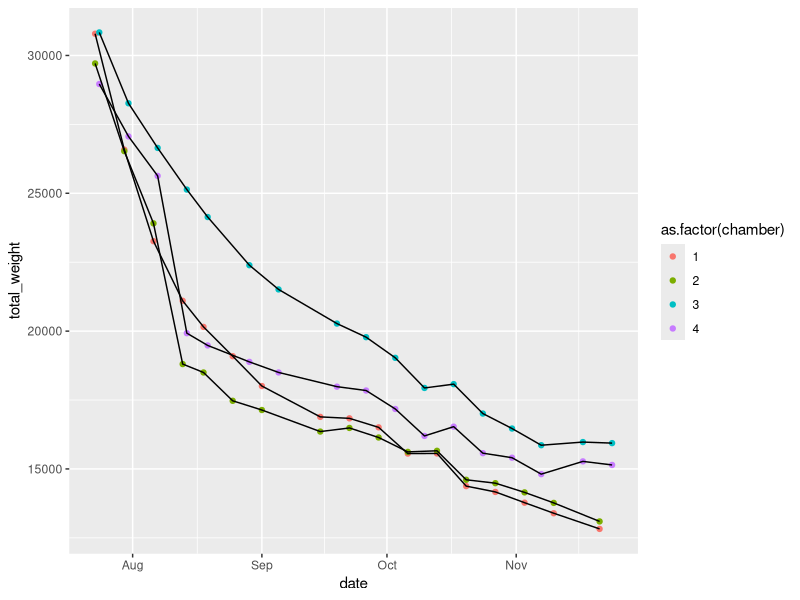
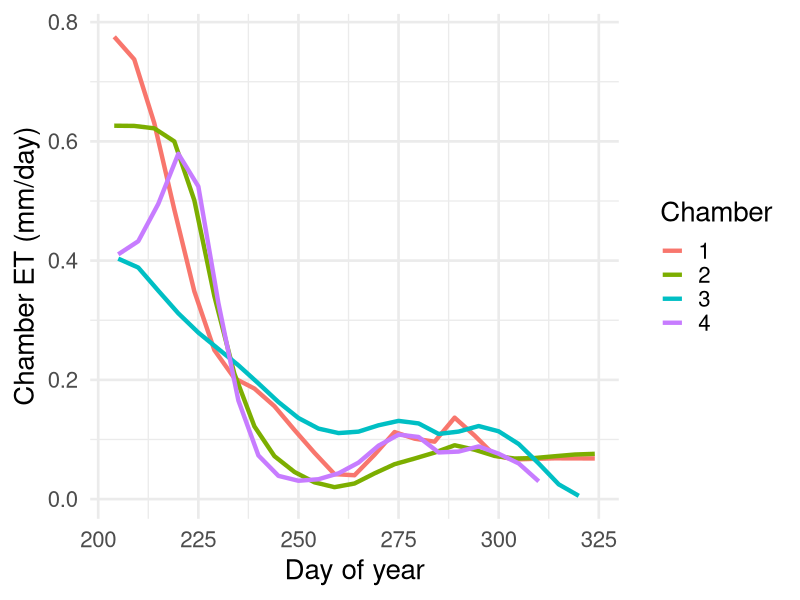

Write R code to recreate these figures, in order.
library(tidyverse)

morph <- read_csv("data/Experiment/Processed/Weight_Diam_Color.csv") %>% 
  mutate(date = date(date)) %>% 
  select(TreeID, date, spp, id, water, weight) %>% 
  mutate(chamber = case_when(spp %in% c("PIPO", "PSME") & id <= 30 ~ 1, 
                             spp %in% c("PIPO", "PSME") & id > 30 ~ 2, 
                             spp %in% c("PIFL", "PIEN") & id <= 30 ~ 3, 
                             spp %in% c("PIFL", "PIEN") & id > 30 ~ 4)) %>% 
  mutate(chamber = as.factor(chamber))

# remove watered plants from calculation???

morph_sums <- morph %>% 
  group_by(chamber, date) %>% 
  summarise(total_weight = sum(weight)) %>%
  filter(month(date) %in% seq(6, 11, 1))

ggplot(morph_sums, aes(x = date, y = total_weight))+
  geom_point(aes(color = as.factor(chamber)))+
  geom_line(aes(group = chamber))

# 10/60 (1/6) of the plants in each chamber were watered
# 5/6 of the area was accounted for by "unwatered" plants

# fit splines to remaining data:

chambers <- unique(morph_sums$chamber)
full_df <- data.frame(matrix(ncol = 0, nrow = 0))

for(i in 1:length(chambers)){
  cham <- chambers[i] # select the chamber to fit a curve for
  
  weight_cham <- morph_sums %>%  # filter the data to be only for that chamber
    filter(chamber == cham) %>% 
    arrange(date) %>% 
    mutate(day = yday(date)) %>% 
    dplyr::select(total_weight, day) %>% 
    filter(!is.na(total_weight), !is.na(day))
  
  smoother <- smooth.spline(x = weight_cham$day,
                            y = weight_cham$total_weight) # create a smooth spline for that data
  
  predict_d1 <- data.frame(et = predict(smoother, deriv = 1,
                                x = seq(from = min(weight_cham$day), 
                                to = max(weight_cham$day), 
                                by = 5))$y,
                          day = predict(smoother, deriv = 1,
                                   x = seq(from = min(weight_cham$day), 
                                           to = max(weight_cham$day), 
                                           by = 5))$x,
                          chamber = cham) %>% 
    ungroup()
  
  full_df <- rbind(predict_d1, full_df)
}

# ET rates are in grams per day

# convert grams to volume, then divide by area of chamber to get ET depth
# 1 g = 1 mL
# 1 mL = 10^3 cubic mm
# chamber footprint = 761805 sq mm 
# (not all of the area is evaporating but it defines the "control volume")
# just the footprint of the 60 pots ?
# divide chamber volume ET by chamber area

chamber_et <- full_df %>% 
  filter(et < 0) %>% 
  mutate(et_mm = (et*1000/761805))


ggplot(chamber_et, aes(x = day, y = -et_mm))+
  geom_line(aes(color = as.factor(chamber)), linewidth = 1.5)+
  labs(x = "Day of year", y = "Chamber ET (mm/day)", color = "Chamber")+
  theme_minimal(base_size = 20)
